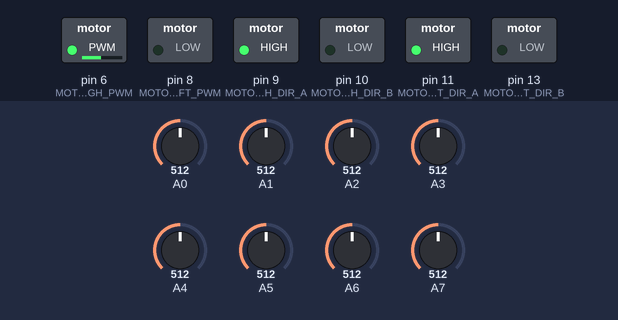
A sketch run on a simulated Arduino Nano, built with avr-gcc and run on an emulated ATmega328P. Shown: switched loads named in the sketch (green lamp = pin HIGH). Inputs (shaded band) come from the test bench; at power-on: A4 = 512, A5 = 512, A2 = 512, A6 = 512, A1 = 512, A7 = 512, A0 = 512, A3 = 512.

Above: at 9.2 s.
9.3 s: A4 set to 716
At 9.6 s:
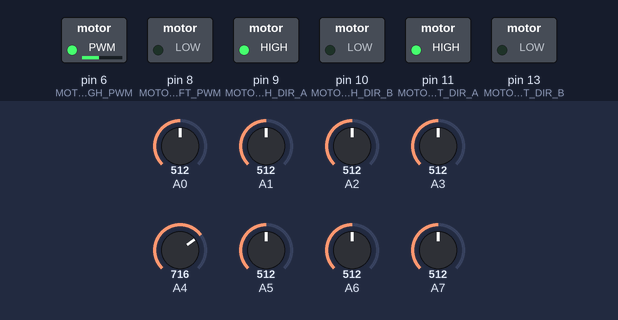
10.8 s: A5 set to 716
At 12.0 s:
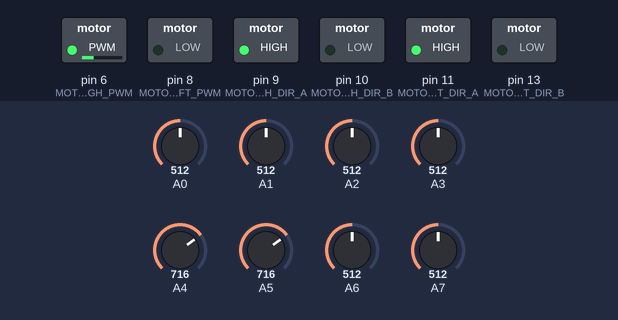
12.3 s: A2 set to 716
At 13.4 s:
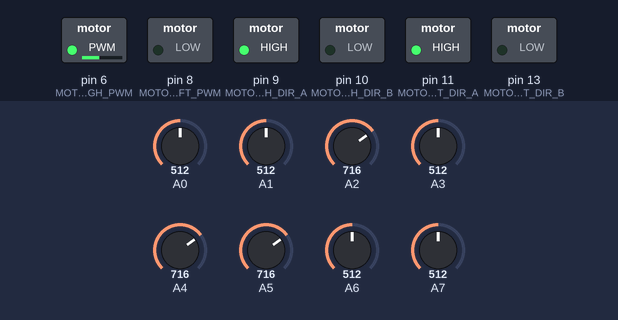
13.8 s: A6 set to 716
At 14.5 s:
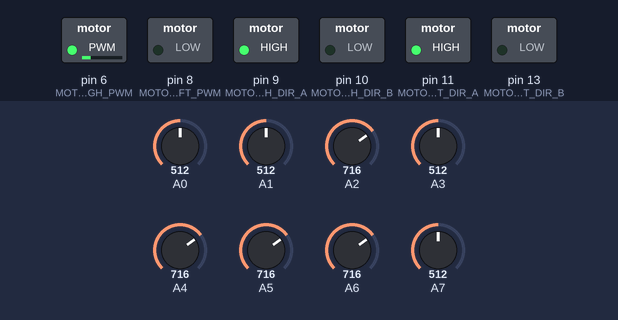
15.3 s: A1 set to 716
At 16.5 s:
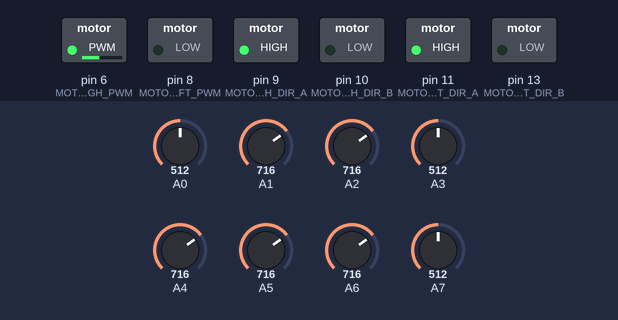
16.8 s: A7 set to 716
At 17.9 s:
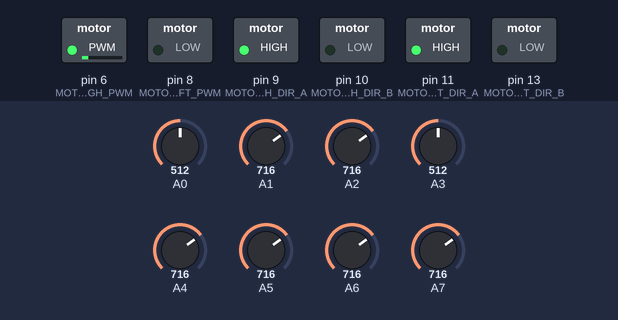
Timing chart, 0 to 19.3 s (numbered marks = the images above; inputs shaded):
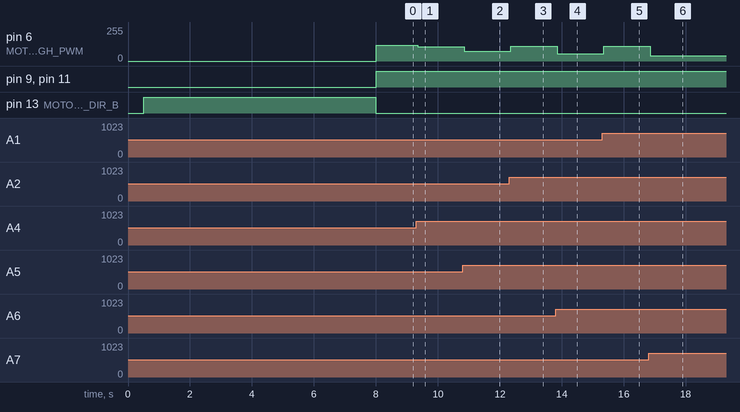

Measured:
- after the input at 9.3 s, pin 6 (MOTORRIGH_PWM): 120/255 → 108/255 after 0.05 s
- after the input at 10.8 s, pin 6 (MOTORRIGH_PWM): 108/255 → 73/255 after 0.05 s
- after the input at 12.3 s, pin 6 (MOTORRIGH_PWM): 73/255 → 109/255 after 0.05 s
- after the input at 13.8 s, pin 6 (MOTORRIGH_PWM): 109/255 → 55/255 after 0.05 s
- after the input at 15.3 s, pin 6 (MOTORRIGH_PWM): 55/255 → 110/255 after 0.05 s
- after the input at 16.8 s, pin 6 (MOTORRIGH_PWM): 110/255 → 39/255 after 0.05 s

The sketch:

SEGUIDOR_1.0.ino
```cpp
/*#define MOTORLEFT_DIR_A  4
  #define MOTORLEFT_DIR_B  5
  #define MOTORLEFT_PWM    3
  #define MOTORRIGH_DIR_A  8
  #define MOTORRIGH_DIR_B  7
  #define MOTORRIGH_PWM    6
*/


#include <QTRSensors.h>


#define NUM_SENSORS             8  // number of sensors used
#define NUM_SAMPLES_PER_SENSOR  4  // average 4 analog samples per sensor reading
#define EMITTER_PIN             12  // emitter is controlled by digital pin 2

// sensors 0 through 5 are connected to analog inputs 0 through 5, respectively
QTRSensorsAnalog qtra((unsigned char[]) {
  A0, A1, A2, A3, A4, A5, A6, A7
},
NUM_SENSORS, NUM_SAMPLES_PER_SENSOR, EMITTER_PIN);
unsigned int sensorValues[NUM_SENSORS];


#define MOTORLEFT_DIR_A  11
#define MOTORLEFT_DIR_B  13
#define MOTORLEFT_PWM    8


#define MOTORRIGH_DIR_A  9
#define MOTORRIGH_DIR_B  10
#define MOTORRIGH_PWM    6


int poslast;


float KP = 0.31; //0.25    0.55         1.81                    0.55              0.54
float KD = 2.86; //5.56    55             90      77              5.56           17.56
float Ki = 0.037; //0                 0.0008                   0.009v             0.008

int Velmax = 120;//180

int error1 = 0;
int error2 = 0;
int error3 = 0;
int error4 = 0;
int error5 = 0;
int error6 = 0;

void setup() {
  //Serial.begin(9600);
  pinMode(MOTORRIGH_DIR_A , OUTPUT);
  pinMode(MOTORRIGH_DIR_B , OUTPUT);
  pinMode(MOTORRIGH_PWM   , OUTPUT);
  pinMode(MOTORLEFT_DIR_A , OUTPUT);
  pinMode(MOTORLEFT_DIR_B , OUTPUT);
  pinMode(MOTORLEFT_PWM   , OUTPUT);


  delay(500);
  pinMode(13, OUTPUT);
  digitalWrite(13, HIGH);    // turn on Arduino's LED to indicate we are in calibration mode
  for (int i = 0; i < 300; i++)  // make the calibration take about 10 seconds
  {
    qtra.calibrate();       // reads all sensors 10 times at 2.5 ms per six sensors (i.e. ~25 ms per call)
  }
  digitalWrite(13, LOW);     // turn off Arduino's LED to indicate we are through with calibration
}


void setMotorLeft(int value)
{
  if ( value >= 0 )
  {
    digitalWrite(MOTORRIGH_DIR_A, HIGH);
    digitalWrite(MOTORRIGH_DIR_B, LOW);
  }
  else
  {
    digitalWrite(MOTORRIGH_DIR_A, LOW);
    digitalWrite(MOTORRIGH_DIR_B, HIGH);
    value *= -1;
  }
  analogWrite(MOTORRIGH_PWM, value);
}

void setMotorRigh(int value)
{
  if ( value >= 0 )
  {
    digitalWrite(MOTORLEFT_DIR_A, HIGH);
    digitalWrite(MOTORLEFT_DIR_B, LOW);
  }
  else
  {
    digitalWrite(MOTORLEFT_DIR_A, LOW);
    digitalWrite(MOTORLEFT_DIR_B, HIGH);
    value *= -1;
  }
  analogWrite(MOTORLEFT_PWM, value);
}

void motores(int left, int righ)
{
  //digitalWrite(STANDBY,HIGH);
  setMotorLeft(left);
  setMotorRigh(righ);
}

void freno(boolean left, boolean righ, int value)
{
  //  digitalWrite(STANDBY,HIGH);

  if ( left )
  {
    digitalWrite(MOTORRIGH_DIR_A, HIGH);
    digitalWrite(MOTORRIGH_DIR_B, HIGH);
    analogWrite (MOTORRIGH_PWM, value);
  }

  if ( righ )
  {
    digitalWrite(MOTORLEFT_DIR_A, HIGH);
    digitalWrite(MOTORLEFT_DIR_B, HIGH);
    analogWrite (MOTORLEFT_PWM, value);
  }
}


unsigned int posicion = 0;

int proporcional = 0;
int integral = 0;
int derivativo = 0;

int diferencial = 0;
int last_prop;
int Target = 750;


void loop() {


  frenos_contorno();
  PID();


}


void PID() {
  unsigned int position = qtra.readLine(sensorValues);
  proporcional =  3500 - ((int)position);
  /*if ( proporcional <= -Target )
    {
    setMotorLeft(0);
    freno(false,true,255);
    }
    else if ( proporcional >= Target )
    {
    setMotorRigh(0);
    freno(true,false,255);
    }*/

  derivativo = proporcional - last_prop;
  integral = error1 + error2 + error3 + error4 + error5 + error6;
  last_prop = proporcional;

  error6 = error5;
  error5 = error4;
  error4 = error3;
  error3 = error2;
  error2 = error1;
  error1 = proporcional;

  int diferencial = ( proporcional * KP ) + ( derivativo * KD ) + (integral * Ki) ;

  if ( diferencial > Velmax ) diferencial = Velmax;
  else if ( diferencial < -Velmax ) diferencial = -Velmax;

  ( diferencial < 0 ) ? motores(Velmax + diferencial, Velmax) : motores(Velmax, Velmax - diferencial);
}


void frenos_contorno() {
  unsigned int position = qtra.readLine(sensorValues);
  if (position <= 550)
  {
    motores(140, -145);
  }
  if (position >= 6450)
  {
    motores(-145, 140);
  }
}//150
```
